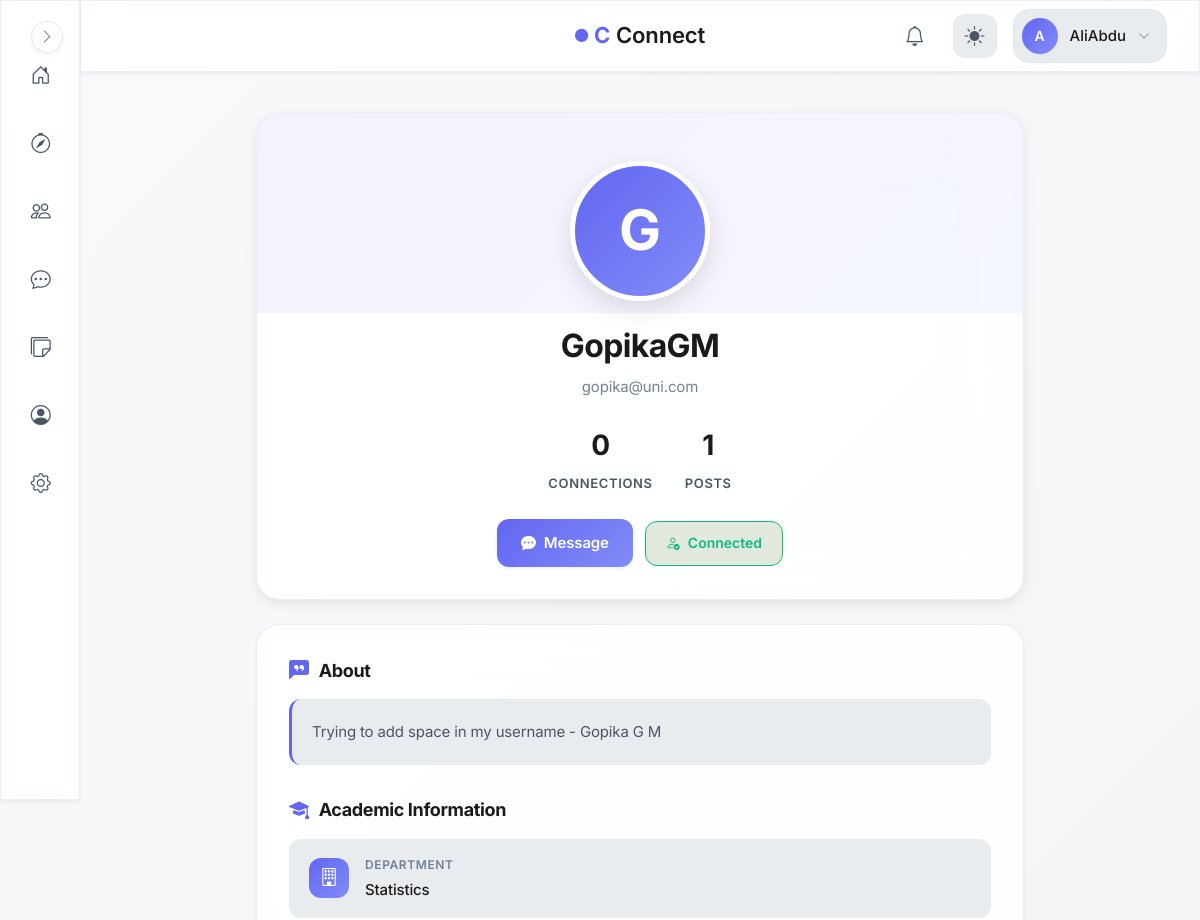
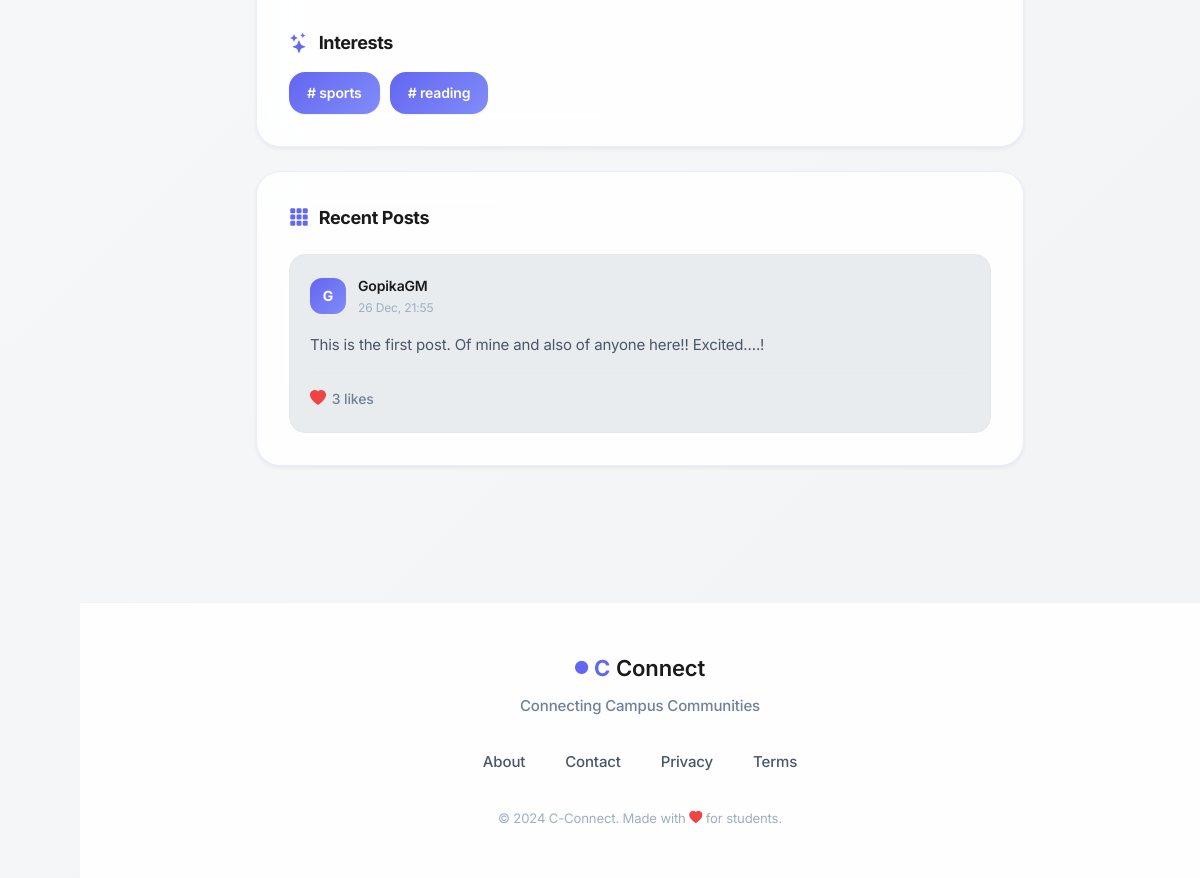
/user/26 (signed in), run on the app's committed database (2 pictures, top to bottom).
### models.py (models this page shows, shortened)
class User(UserMixin, db.Model):
    id = db.Column(db.Integer, primary_key=True, autoincrement=True)  # Unique identifier
    username = db.Column(db.String(100), nullable=False)  # Name of the user (later can add this unique if needed)
    email = db.Column(db.String(120), nullable=False, unique=True)  # Email of the user
    password = db.Column(db.String(200), nullable=False)  # Passwords not hashed yet (done in setup_db.py)
    created_at = db.Column(db.DateTime, default=db.func.now())  # Timestamp of account creation
    last_login = db.Column(db.DateTime, nullable=True)  # Timestamp of last login
    pass

class Profile(db.Model):
    id = db.Column(db.Integer, primary_key=True, autoincrement=True)  # Unique identifier
    user_id = db.Column(db.Integer, db.ForeignKey('user.id'), nullable=False,unique=True)  # Foreign key to User
    bio = db.Column(db.Text, nullable=True)
    profile_picture = db.Column(db.String(225), nullable=True)  # URL to profile
    department = db.Column(db.String(100), nullable=True)
    year=db.Column(db.String(20),nullable=True)
    interests=db.Column(db.JSON,nullable=True,default=list) #or db.String(500), can be comma separated values or db.Text
    location = db.Column(db.String(150), nullable=True)
    visibility = db.Column(db.String(50), default='public')  # public, private, connections-only
    updated_at = db.Column(db.DateTime, default=db.func.now(), onupdate=db.func.now())
    user = db.relationship('User', backref=db.backref('profile', uselist=False)) #here changed 'profiles' to 'profile'

class Post(db.Model):
    __tablename__ = "posts"
    id = db.Column(db.Integer, primary_key=True)
    user_id = db.Column(db.Integer, db.ForeignKey("user.id"), nullable=False)
    content = db.Column(db.Text, nullable=False)
    image_path = db.Column(db.String(255), nullable=True)
    created_at = db.Column(db.DateTime, default=db.func.now(), index=True)
    user = db.relationship("User", backref="posts", lazy=True)
    likes = db.relationship(
        "PostLike",
        backref="post",
        cascade="all, delete-orphan",
        lazy="select"
    )

### blueprints/main/routes.py (the view)
@main.route("/user/<int:user_id>")
@login_required
def view_user_profile(user_id):
    if user_id <= 0 or user_id == current_user.id:
        return redirect(url_for("auth.profile"))
    user = User.query.get_or_404(user_id)
    profile = user.profile
    conn = Connection.query.filter(
        ((Connection.user_id == current_user.id) & (Connection.target_user_id == user_id)) |
        ((Connection.user_id == user_id) & (Connection.target_user_id == current_user.id))
    ).first()
    posts = (
        Post.query
        .filter_by(user_id=user.id)
        .order_by(Post.created_at.desc())
        .limit(10)
        .all()
    )
    if current_user.id != user.id:
        try:
            last_visit = (
                ProfileVisit.query
                .filter_by(viewer_id=current_user.id, viewed_id=user.id)
                .order_by(ProfileVisit.timestamp.desc())
                .first()
            )
            if not last_visit or (datetime.now(timezone.utc) - last_visit.timestamp).total_seconds() > 1800: #30 minutes
                v = ProfileVisit(viewer_id=current_user.id, viewed_id=user.id)
                db.session.add(v)
                db.session.commit()
        except:
            db.session.rollback()
    return render_template(
        "main/user_profile.html",
        user=user,
        profile=profile,
        conn=conn,
        posts=posts
    )

### blueprints/main/templates/main/user_profile.html (shortened to what this page needs)
{% extends "base.html" %}
{% block body %}
<div class="user-profile-page">
    <section class="user-profile-header">
        <div class="user-profile-header__avatar">
            {% if user.profile and user.profile.profile_picture %}
                <span class="user-profile-header__avatar-fallback" style="display: none;">
                    {{ user.username[0].upper() }}
                </span>
            {% else %}
                <span class="user-profile-header__avatar-fallback">
                    {{ user.username[0].upper() }}
                </span>
            {% endif %}
        </div>
        <h1 class="user-profile-header__name">{{ user.username }}</h1>
        <p class="user-profile-header__email">{{ user.email }}</p>
        <div class="user-profile-header__stats">
            <div class="user-profile-header__stat">
                <span class="user-profile-header__stat-value">
                    {{ user.connection_count if user.connection_count is defined else '0' }}
                </span>
                <span class="user-profile-header__stat-label">Connections</span>
            </div>
            <div class="user-profile-header__stat">
                <span class="user-profile-header__stat-value">
                    {{ posts|length if posts else '0' }}
                </span>
                <span class="user-profile-header__stat-label">Posts</span>
            </div>
        </div>
<div class="user-profile-header__actions">
    {% if conn is none %}
        <form method="POST" action="{{ url_for('connections.connections_send', target_id=user.id) }}" style="margin: 0;">
            <input type="hidden" name="csrf_token" value="{{ csrf_token() }}">
            <button type="submit" class="user-profile-header__btn user-profile-header__btn--primary">
                <i class="bi bi-person-plus"></i>
                <span>Connect</span>
            </button>
        </form>
    {% elif conn.status == 'pending' and conn.user_id == current_user.id %}
        <div class="user-profile-header__status user-profile-header__status--pending">
            <i class="bi bi-clock-fill"></i>
            <span>Request Pending</span>
        </div>
    {% elif conn.status == 'accepted' %}
        <a href="{{ url_for('messages.chat', user_id=user.id) }}"
           class="user-profile-header__btn user-profile-header__btn--primary">
            <i class="bi bi-chat-dots-fill"></i>
            <span>Message</span>
        </a>
        <div class="user-profile-header__dropdown" id="profileDropdown">
            <button class="user-profile-header__status user-profile-header__status--connected" onclick="toggleDropdown(event)">
                <i class="bi bi-person-check"></i>
                <span>Connected</span>
            </button>
        </div>
    {% endif %}
</div>
    </section>
    <section class="user-profile-details">
        {% if profile and profile.bio %}
        <div class="user-profile-details__section">
            <h2 class="user-profile-details__title">
                <i class="bi bi-chat-left-quote-fill"></i>
                About
            </h2>
            <div class="user-profile-details__bio">
                {{ profile.bio }}
            </div>
        </div>
        {% endif %}
        {% if profile and (profile.department or profile.year or profile.location) %}
        <div class="user-profile-details__section">
            <h2 class="user-profile-details__title">
                <i class="bi bi-mortarboard-fill"></i>
                Academic Information
            </h2>
            <div class="user-profile-details__info-grid">
                {% if profile.department %}
                <div class="user-profile-details__info-item">
                    <div class="user-profile-details__info-icon">
                        <i class="bi bi-building"></i>
                    </div>
                    <div class="user-profile-details__info-content">
                        <div class="user-profile-details__info-label">Department</div>
                        <div class="user-profile-details__info-value">{{ profile.department }}</div>
                    </div>
                </div>
                {% endif %}
            </div>
        </div>
        {% endif %}
        {% if profile and profile.interests %}
        <div class="user-profile-details__section">
            <h2 class="user-profile-details__title">
                <i class="bi bi-stars"></i>
                Interests
            </h2>
            <div class="user-profile-details__interests">
                {% for interest in profile.interests %}
                    <span class="user-profile-details__interest-tag"># {{ interest }}</span>
                {% endfor %}
            </div>
        </div>
        {% endif %}
    </section>
    <section class="user-profile-posts">
        <div class="user-profile-posts__header">
            <h2 class="user-profile-posts__title">
                <i class="bi bi-grid-3x3-gap-fill"></i>
                Recent Posts
            </h2>
        </div>
        {% if posts %}
        <div class="user-profile-posts__list">
            {% for post in posts %}
            <article class="post-card">
                <header class="post-card__header">
                    <div class="post-card__meta">
                        <div class="post-card__avatar">
                            {{ user.username[0].upper() }}
                        </div>
                        <div class="post-card__info">
                            <div class="post-card__author">{{ user.username }}</div>
                            <div class="post-card__time">{{ post.created_at.strftime("%d %b, %H:%M") }}</div>
                        </div>
                    </div>
                </header>
                <div class="post-card__content">
                    {{ post.content }}
                </div>
                <footer class="post-card__footer">
                    <div class="post-card__stat">
                        <i class="bi bi-heart-fill"></i>
                        <span>{{ post.likes|length if post.likes else 0 }} likes</span>
                    </div>
                </footer>
            </article>
            {% endfor %}
        </div>
        {% else %}
        <div class="user-profile-details__empty">
            <i class="bi bi-inbox"></i>
            <p style="margin: 0;">No posts yet</p>
        </div>
        {% endif %}
    </section>
</div>
{% endblock %}

### templates/base.html (shortened to what this page needs)
<!DOCTYPE html>
<html lang="en">
<head>
    <link rel="stylesheet" href="https://cdn.jsdelivr.net/npm/bootstrap-icons@1.11.1/font/bootstrap-icons.css">
    <link href="https://cdn.jsdelivr.net/npm/bootstrap@5.3.2/dist/css/bootstrap.min.css" rel="stylesheet">
    <link rel="stylesheet" href="{{ url_for('static', filename='css/global.css') }}">
</head>
<body>
    {% if current_user.is_authenticated %}
        <aside class="sidebar glass-effect" id="sidebar">
            <nav class="sidebar__nav">
                <a href="{{ url_for('main.dashboard') }}" class="sidebar__link" data-tooltip="Dashboard">
                    <div class="sidebar__link-icon">
                        <i class="bi bi-house-door"></i>
                    </div>
                </a>
                <a href="{{ url_for('main.search_page') }}" class="sidebar__link" data-tooltip="Discover">
                    <div class="sidebar__link-icon">
                        <i class="bi bi-compass"></i>
                    </div>
                </a>
                <a href="{{ url_for('connections.connections_home') }}" class="sidebar__link" data-tooltip="Connections">
                    <div class="sidebar__link-icon">
                        <i class="bi bi-people"></i>
                    </div>
                </a>
                <a href="{{ url_for('messages.inbox') }}" class="sidebar__link" data-tooltip="Messages">
                    <div class="sidebar__link-icon">
                        <i class="bi bi-chat-dots"></i>
                    </div>
                </a>
                <a href="/campus-board" class="sidebar__link" data-tooltip="Messages">
                    <div class="sidebar__link-icon">
                        <i class="bi bi-stickies"></i>
                    </div>
                </a>
                <a href="{{ url_for('auth.profile') }}" class="sidebar__link" data-tooltip="Profile">
                    <div class="sidebar__link-icon">
                        <i class="bi bi-person-circle"></i>
                    </div>
                </a>
                <a href="{{ url_for('main.settings') }}" class="sidebar__link" data-tooltip="Settings">
                    <div class="sidebar__link-icon">
                        <i class="bi bi-gear"></i>
                    </div>
                </a>
            </nav>
            <button class="sidebar__toggle" id="sidebarToggle" aria-label="Toggle sidebar">
                <i class="bi bi-chevron-right"></i>
            </button>
        </aside>
        <header class="topbar glass-effect">
            <div class="topbar__container">
                <div class="topbar__center">
                    <a href="{{ url_for('main.home') }}" class="topbar__brand">
                        <span class="brand-icon-small">
                            <i class="bi bi-circle-fill"></i>
                        </span>
                        <span class="brand-c">C</span>
                        <span class="brand-text">Connect</span>
                    </a>
                </div>
                <div class="topbar__actions">
                    <a href="{{ url_for('notifications.notifications_list') }}" class="topbar__icon-btn" aria-label="Notifications">
                        <i class="bi bi-bell"></i>
                        {% set unread = current_user.notifications | selectattr("is_read", "equalto", False) | list %}
                    </a>
                    <button class="topbar__icon-btn topbar__theme-toggle" id="themeToggle" aria-label="Toggle theme">
                        <i class="bi bi-sun-fill" id="themeIcon"></i>
                    </button>
                    <div class="topbar__profile" id="profileDropdown">
                        <button class="topbar__profile-btn" aria-label="Profile menu">
                            <div class="topbar__avatar">
                                {{ current_user.username[0].upper() }}
                            </div>
                            <span class="topbar__username">{{ current_user.username }}</span>
                            <i class="bi bi-chevron-down topbar__profile-arrow"></i>
                        </button>
                    </div>
                </div>
            </div>
        </header>
    {% endif %}
    <main class="main-content">
        {% block body %}{% endblock %}
    </main>
    <footer class="footer">
        <div class="footer__container">
            <div class="footer__brand">
                <div class="footer__logo">
                    <span class="brand-icon-small">
                        <i class="bi bi-circle-fill"></i>
                    </span>
                    <span class="brand-c">C</span>
                    <span class="brand-text">Connect</span>
                </div>
                <p class="footer__tagline">Connecting Campus Communities</p>
            </div>
            <div class="footer__links">
                <a href="{{ url_for('main.about') }}" class="footer__link">About</a>
                <a href="{{ url_for('main.contact') }}" class="footer__link">Contact</a>
                <a href="#" class="footer__link">Privacy</a>
                <a href="#" class="footer__link">Terms</a>
            </div>
            <div class="footer__credits">
                <small>&copy; 2024 C-Connect. Made with <i class="bi bi-heart-fill"></i> for students.</small>
            </div>
        </div>
    </footer>
</body>
</html>

### data on the page
User: username "A", username "AliAbdu"
User: username "G", username "GopikaGM", email "gopika@uni.com"
Profile: bio "Trying to add space in my username - Gopika G M", department "Statistics"
Post: created_at "26 Dec, 21:55", content "This is the first post. Of mine and also of anyone here!! Excited....!", likes|length "3"

### other printed values
{{ user.connection_count if user.connection_count is defined else '0' }} "0"
{{ posts|length if posts else '0' }} "1"
{{ interest }} "sports" "reading"
